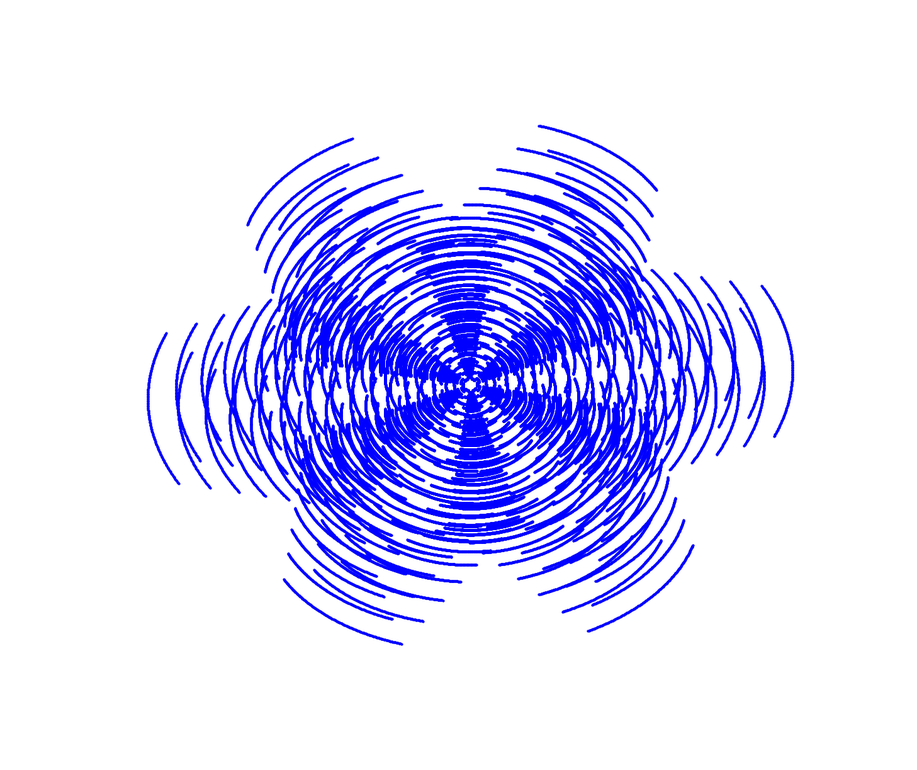
#> input picture array/a1.png, 917 x 770 px, shrunk from 1457 x 1223 before the run
$ python fft.py
#> lines starting #> are read from the running program, lines starting #| are printed output that depends on the picture
import numpy             as np
import matplotlib.pyplot as plt
import matplotlib.cm     as cm
import matplotlib.image  as mpimg

from scipy.fftpack import ifftn

N = 100
f, ((ax1, ax2, ax3), (ax4, ax5, ax6)) = plt.subplots(2, 3, sharex='col', sharey='row')

img = mpimg.imread('a1.png')
#> img is the input picture: shape (770, 917, 4) float32; mean R, G, B, A 0.868, 0.868, 1, 1

xf = np.zeros((N,N))
xf[51, 41] = 1
xf[61, 61] = 1
Z = np.fft.fft2(xf)
ax1.imshow(xf, cmap=None)
ax4.imshow(np.real(Z), cmap=None)

# [13 lines of commented-out code are left out]

plt.show()
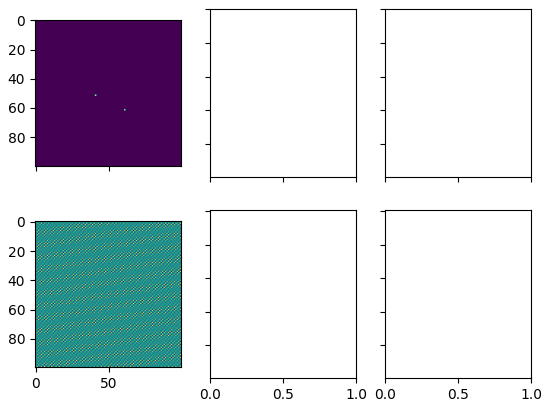
#> figure drawn by matplotlib, 2 panels
